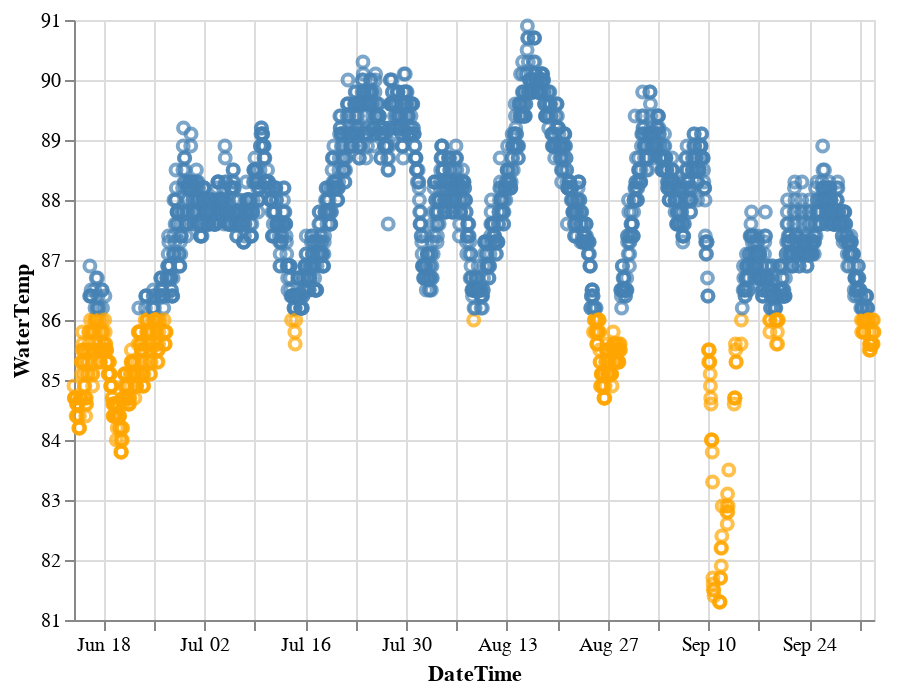

Here is the notebook cell this chart was saved with:
### Markdown cell above
### Altair

### Code cell
alt.Chart(dataset.iloc[4000:9000]).mark_point().encode(
    x="DateTime:T",
    y=alt.Y("WaterTemp", scale=alt.Scale(zero=False)),
    color=alt.condition(
        alt.datum.WaterTemp > 86,
        alt.value("steelblue"),  # The positive color
        alt.value("orange")  # The negative color
    )
)

### Figure 1 — Vega-Lite specification as saved in the notebook (floating-point values rounded to 4 significant figures; data arrays with more than 128 entries replaced by an {"elided": "..."} marker saying what was removed)
{"config": {"view": {"continuousWidth": 400, "continuousHeight": 300}}, "data": {"name": "data-0bcd2c68560cde65e9d7f8f67a1f2c57"}, "mark": "point", "encoding": {"color": {"condition": {"value": "steelblue", "test": "(datum.WaterTemp > 86)"}, "value": "orange"}, "x": {"type": "temporal", "field": "DateTime"}, "y": {"type": "quantitative", "field": "WaterTemp", "scale": {"zero": false}}}, "$schema": "https://vega.github.io/schema/vega-lite/v4.8.1.json", "datasets": {"data-0bcd2c68560cde65e9d7f8f67a1f2c57": {"elided": "2572 records"}}}
